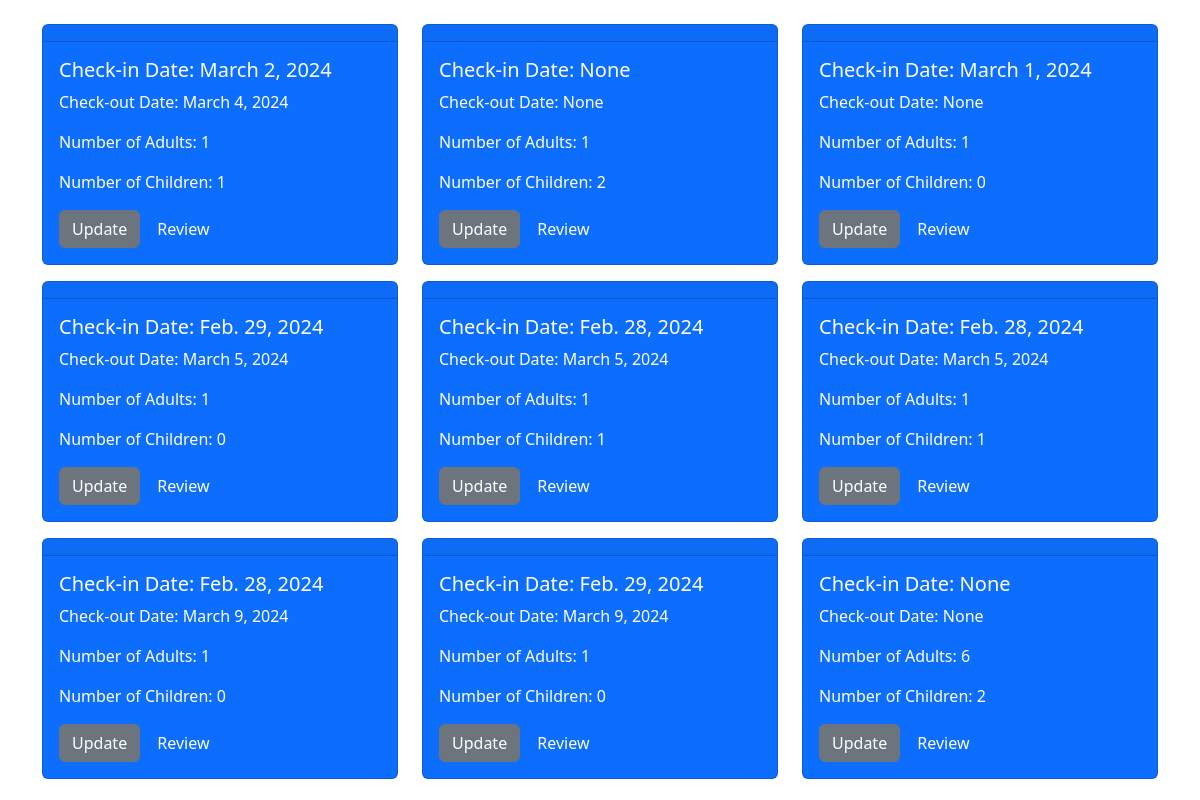
Screenshot of /package/ (signed in) with the database file from the repository.
### travelapp/models.py (models this page shows, shortened)
class Reservation(models.Model):
    user = models.ForeignKey(User, on_delete=models.CASCADE)
    package = models.ForeignKey(Places, on_delete=models.CASCADE)
    arrival_date=models.DateField(null=True,blank=True)
    departure_date=models.DateField(null=True,blank=True)
    adult = models.IntegerField(null=True, blank=True)
    children = models.IntegerField(null=True, blank=True)

### travelapp/views.py (the view)
# urls.py: path('package/',Package_list,name='package'),
def Package_list(request):
    user_reservations = Reservation.objects.filter(user=request.user)
    context = {'user_reservations': user_reservations}
    return render(request, 'Packages_list.html', context)

### travelapp/templates/Packages_list.html (shortened to what this page needs)
<!DOCTYPE html>
<html lang="en">
<head>
    <link href="https://cdn.jsdelivr.net/npm/bootstrap@5.3.2/dist/css/bootstrap.min.css" rel="stylesheet"
>
</head>
<br>
<body>
    <div class="container">
        <div class="row">
            {% for reservation in user_reservations %}
            <div class="col-md-4">
                <div class="card text-white bg-primary mb-3">
                    <div class="card-header">{{ reservation.package.pname }}</div>
                    <div class="card-body">
                        <h5 class="card-title">Check-in Date: {{ reservation.arrival_date}}</h5>
                        <p class="card-text">Check-out Date: {{ reservation.departure_date }}</p>
                        <p class="card-text">Number of Adults: {{ reservation.adult }}</p>
                        <p class="card-text">Number of Children: {{ reservation.children }}</p>
                        <a href="{% url 'travelapp:update' reservation_id=reservation.id %}"class="btn btn-secondary">Update</a>
                        <a href="{% url 'travelapp:rating' reservation_id=reservation.id %}" class="btn btn-primary">Review</a>
                    </div>
                </div>
            </div>
            {% empty %}
            <div class="col-md-12">
                <div class="alert alert-info" role="alert">
                    No bookings found.
                </div>
            </div>
            {% endfor %}
        </div>
    </div>
</body>
</html>

### rows the page displays
Reservation: arrival_date "March 2, 2024", departure_date "March 4, 2024", adult "1", children "1"
Reservation: arrival_date "None", departure_date "None", adult "1", children "2"
Reservation: arrival_date "March 1, 2024", departure_date "None", adult "1", children "0"
Reservation: arrival_date "Feb. 29, 2024", departure_date "March 5, 2024", adult "1", children "0"
Reservation: arrival_date "Feb. 28, 2024", departure_date "March 5, 2024", adult "1", children "1"
Reservation: arrival_date "Feb. 28, 2024", departure_date "March 5, 2024", adult "1", children "1"
Reservation: arrival_date "Feb. 28, 2024", departure_date "March 9, 2024", adult "1", children "0"
Reservation: arrival_date "Feb. 29, 2024", departure_date "March 9, 2024", adult "1", children "0"
Reservation: arrival_date "None", departure_date "None", adult "6", children "2"
